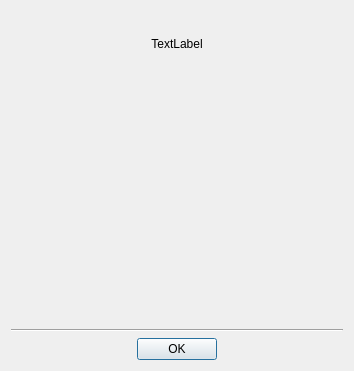
<?xml version="1.0" encoding="UTF-8"?>
<ui version="4.0">
 <class>DiaAbout</class>
 <widget class="QDialog" name="DiaAbout">
  <property name="windowModality">
   <enum>Qt::WindowModal</enum>
  </property>
  <property name="geometry">
   <rect>
    <x>0</x>
    <y>0</y>
    <width>354</width>
    <height>371</height>
   </rect>
  </property>
  <property name="sizePolicy">
   <sizepolicy hsizetype="Fixed" vsizetype="Fixed">
    <horstretch>0</horstretch>
    <verstretch>0</verstretch>
   </sizepolicy>
  </property>
  <property name="windowTitle">
   <string>DSR - About</string>
  </property>
  <property name="modal">
   <bool>true</bool>
  </property>
  <layout class="QVBoxLayout" name="verticalLayout">
   <item>
    <layout class="QHBoxLayout" name="horizontalLayout_2">
     <item>
      <spacer name="horizontalSpacer_3">
       <property name="orientation">
        <enum>Qt::Horizontal</enum>
       </property>
       <property name="sizeHint" stdset="0">
        <size>
         <width>40</width>
         <height>20</height>
        </size>
       </property>
      </spacer>
     </item>
     <item>
      <widget class="QLabel" name="lbl_icon">
       <property name="text">
        <string/>
       </property>
      </widget>
     </item>
     <item>
      <spacer name="horizontalSpacer_4">
       <property name="orientation">
        <enum>Qt::Horizontal</enum>
       </property>
       <property name="sizeHint" stdset="0">
        <size>
         <width>40</width>
         <height>20</height>
        </size>
       </property>
      </spacer>
     </item>
    </layout>
   </item>
   <item>
    <widget class="QLabel" name="lbl_info">
     <property name="text">
      <string>TextLabel</string>
     </property>
     <property name="alignment">
      <set>Qt::AlignHCenter|Qt::AlignTop</set>
     </property>
     <property name="textInteractionFlags">
      <set>Qt::LinksAccessibleByMouse|Qt::TextSelectableByMouse</set>
     </property>
    </widget>
   </item>
   <item>
    <spacer name="verticalSpacer">
     <property name="orientation">
      <enum>Qt::Vertical</enum>
     </property>
     <property name="sizeHint" stdset="0">
      <size>
       <width>20</width>
       <height>234</height>
      </size>
     </property>
    </spacer>
   </item>
   <item>
    <widget class="Line" name="line">
     <property name="orientation">
      <enum>Qt::Horizontal</enum>
     </property>
    </widget>
   </item>
   <item>
    <layout class="QHBoxLayout" name="horizontalLayout">
     <item>
      <spacer name="horizontalSpacer">
       <property name="orientation">
        <enum>Qt::Horizontal</enum>
       </property>
       <property name="sizeHint" stdset="0">
        <size>
         <width>40</width>
         <height>20</height>
        </size>
       </property>
      </spacer>
     </item>
     <item>
      <widget class="QPushButton" name="pushButton">
       <property name="text">
        <string>OK</string>
       </property>
      </widget>
     </item>
     <item>
      <spacer name="horizontalSpacer_2">
       <property name="orientation">
        <enum>Qt::Horizontal</enum>
       </property>
       <property name="sizeHint" stdset="0">
        <size>
         <width>40</width>
         <height>20</height>
        </size>
       </property>
      </spacer>
     </item>
    </layout>
   </item>
  </layout>
 </widget>
 <resources/>
 <connections>
  <connection>
   <sender>pushButton</sender>
   <signal>clicked()</signal>
   <receiver>DiaAbout</receiver>
   <slot>accept()</slot>
   <hints>
    <hint type="sourcelabel">
     <x>327</x>
     <y>390</y>
    </hint>
    <hint type="destinationlabel">
     <x>245</x>
     <y>388</y>
    </hint>
   </hints>
  </connection>
 </connections>
</ui>
